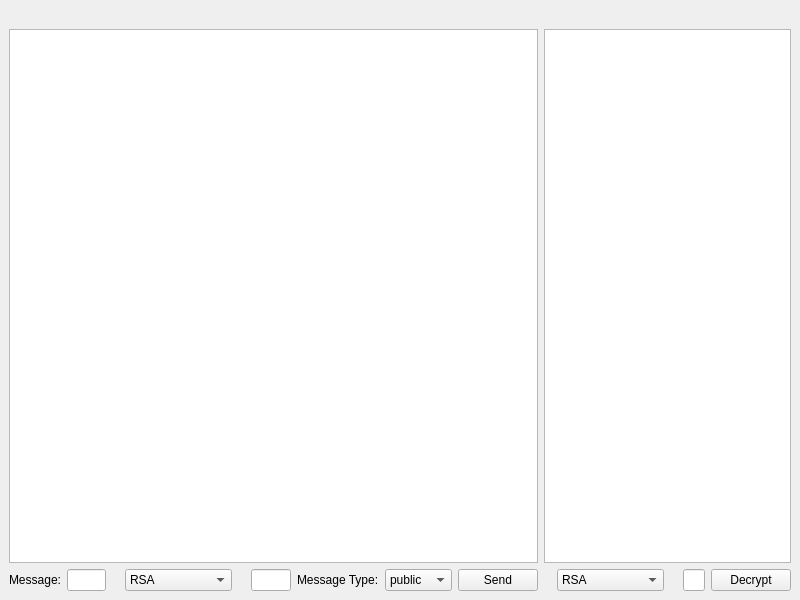
<?xml version="1.0" encoding="UTF-8"?>
<ui version="4.0">
 <class>ChatWindow</class>
 <widget class="QMainWindow" name="ChatWindow">
  <property name="geometry">
   <rect>
    <x>0</x>
    <y>0</y>
    <width>800</width>
    <height>600</height>
   </rect>
  </property>
  <property name="windowTitle">
   <string>Chat sécurisé</string>
  </property>
  <widget class="QWidget" name="centralwidget">
   <layout class="QHBoxLayout" name="horizontalLayout">
    <item>
     <layout class="QVBoxLayout" name="verticalLayout">
      <item>
       <widget class="QLabel" name="label_sent">
        <property name="text">
         <string><html><head/><body><p align="center"><span style=" font-size:12pt; font-weight:600; color:#007bff;">Send</span></p></body></html></string>
        </property>
       </widget>
      </item>
      <item>
       <widget class="QListWidget" name="listWidget_sentMessages"/>
      </item>
      <item>
       <layout class="QHBoxLayout" name="horizontalLayout_3">
        <item>
         <widget class="QLabel" name="label_message">
          <property name="text">
           <string>Message:</string>
          </property>
         </widget>
        </item>
        <item>
         <widget class="QLineEdit" name="lineEdit_message"/>
        </item>
        <item>
         <widget class="QLabel" name="label_encrypt">
          <property name="text">
           <string><html><head/><body><p><span style=" font-size:12pt; font-weight:600; color:#007bff;">Encrypt :</span></p></body></html></string>
          </property>
         </widget>
        </item>
        <item>
         <widget class="QComboBox" name="comboBox_encryptMethod">
          <item>
           <property name="text">
            <string>RSA</string>
           </property>
          </item>
          <item>
           <property name="text">
            <string>Vigenère</string>
           </property>
          </item>
          <item>
           <property name="text">
            <string>Shift</string>
           </property>
          </item>
          <item>
           <property name="text">
            <string>Diffie-Hellman</string>
           </property>
           <property name="text">
            <string>none</string>
           </property>
          </item>
         </widget>
        </item>
        <item>
         <widget class="QLabel" name="label_encryptKey">
          <property name="text">
           <string><html><head/><body><p><span style=" font-size:12pt; font-weight:600; color:#007bff;">Encryption Key :</span></p></body></html></string>
          </property>
         </widget>
        </item>
        <item>
         <widget class="QLineEdit" name="lineEdit_encryptKey"/>
        </item>
        <item>
         <widget class="QLabel" name="label_messageType">
          <property name="text">
           <string>Message Type:</string>
          </property>
         </widget>
        </item>
        <item>
         <widget class="QComboBox" name="comboBox_messageType">
          <item>
           <property name="text">
            <string>public</string>
           </property>
          </item>
          <item>
           <property name="text">
            <string>private</string>
           </property>
          </item>
         </widget>
        </item>
        <item>
         <widget class="QPushButton" name="pushButton_send">
          <property name="text">
           <string>Send</string>
          </property>
         </widget>
        </item>
       </layout>
      </item>
     </layout>
    </item>
    <item>
     <layout class="QVBoxLayout" name="verticalLayout_2">
      <item>
       <widget class="QLabel" name="label_received">
        <property name="text">
         <string><html><head/><body><p align="center"><span style=" font-size:12pt; font-weight:600; color:#007bff;">Receive</span></p></body></html></string>
        </property>
       </widget>
      </item>
      <item>
       <widget class="QListWidget" name="listWidget_receivedMessages"/>
      </item>
      <item>
       <layout class="QHBoxLayout" name="horizontalLayout_4">
        <item>
         <widget class="QLabel" name="label_decrypt">
          <property name="text">
           <string><html><head/><body><p><span style=" font-size:12pt; font-weight:600; color:#007bff;">Decrypt :</span></p></body></html></string>
          </property>
         </widget>
        </item>
        <item>
         <widget class="QComboBox" name="comboBox_decryptMethod">
          <item>
           <property name="text">
            <string>RSA</string>
           </property>
           <property name="text">
            <string>Diffie-Hellman</string>
           </property>
          </item>
          <item>
           <property name="text">
            <string>Vigenère</string>
           </property>
          </item>
          <item>
           <property name="text">
            <string>Shift</string>
           </property>
          </item>
          <item>
           <property name="text">
            <string>Diffie-Hellman</string>
           </property>
          </item>
         </widget>
        </item>
        <item>
         <widget class="QLabel" name="label_decryptKey">
          <property name="text">
           <string><html><head/><body><p><span style=" font-size:12pt; font-weight:600; color:#007bff;">Decryption Key :</span></p></body></html></string>
          </property>
         </widget>
        </item>
        <item>
         <widget class="QLineEdit" name="lineEdit_decryptKey"/>
        </item>
        <item>
         <widget class="QPushButton" name="pushButton_decrypt">
          <property name="text">
           <string>Decrypt</string>
          </property>
         </widget>
        </item>
       </layout>
      </item>
     </layout>
    </item>
   </layout>
  </widget>
 </widget>
 <resources/>
 <connections/>
</ui>
